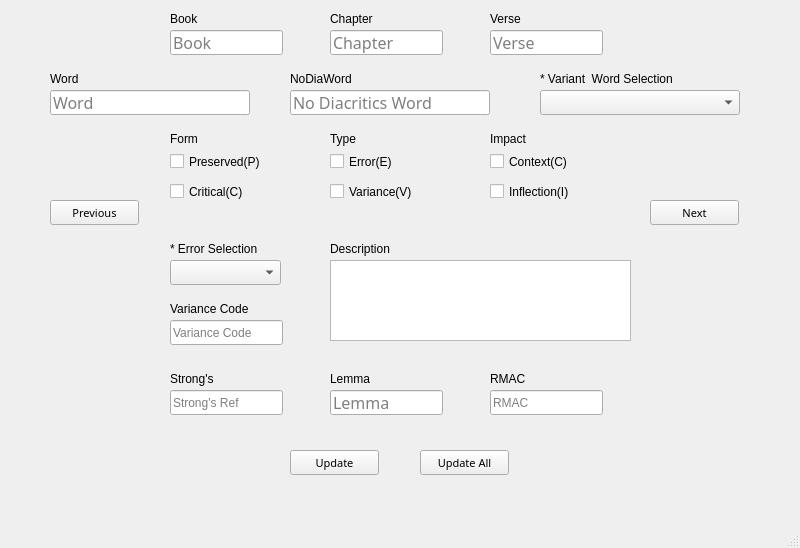
<?xml version="1.0" encoding="UTF-8"?>
<ui version="4.0">
 <class>MainWindow</class>
 <widget class="QMainWindow" name="MainWindow">
  <property name="geometry">
   <rect>
    <x>0</x>
    <y>0</y>
    <width>800</width>
    <height>548</height>
   </rect>
  </property>
  <property name="windowTitle">
   <string>Variant Resolution</string>
  </property>
  <widget class="QWidget" name="centralwidget">
   <widget class="QCheckBox" name="PreservedCkBox">
    <property name="geometry">
     <rect>
      <x>170</x>
      <y>150</y>
      <width>111</width>
      <height>23</height>
     </rect>
    </property>
    <property name="text">
     <string>Preserved(P)</string>
    </property>
   </widget>
   <widget class="QCheckBox" name="CriticalCkBox">
    <property name="geometry">
     <rect>
      <x>170</x>
      <y>180</y>
      <width>92</width>
      <height>23</height>
     </rect>
    </property>
    <property name="text">
     <string>Critical(C)</string>
    </property>
   </widget>
   <widget class="QLabel" name="FormLabel">
    <property name="geometry">
     <rect>
      <x>170</x>
      <y>130</y>
      <width>67</width>
      <height>17</height>
     </rect>
    </property>
    <property name="text">
     <string>Form</string>
    </property>
   </widget>
   <widget class="QLabel" name="TypeLabel">
    <property name="geometry">
     <rect>
      <x>330</x>
      <y>130</y>
      <width>67</width>
      <height>17</height>
     </rect>
    </property>
    <property name="text">
     <string>Type</string>
    </property>
   </widget>
   <widget class="QCheckBox" name="ErrorCkBox">
    <property name="geometry">
     <rect>
      <x>330</x>
      <y>150</y>
      <width>92</width>
      <height>23</height>
     </rect>
    </property>
    <property name="text">
     <string>Error(E)</string>
    </property>
   </widget>
   <widget class="QCheckBox" name="VarianceCkBox">
    <property name="geometry">
     <rect>
      <x>330</x>
      <y>180</y>
      <width>101</width>
      <height>23</height>
     </rect>
    </property>
    <property name="text">
     <string>Variance(V)</string>
    </property>
   </widget>
   <widget class="QLabel" name="ImpactLabel">
    <property name="geometry">
     <rect>
      <x>490</x>
      <y>130</y>
      <width>67</width>
      <height>17</height>
     </rect>
    </property>
    <property name="text">
     <string>Impact</string>
    </property>
   </widget>
   <widget class="QCheckBox" name="ContextCkBox">
    <property name="geometry">
     <rect>
      <x>490</x>
      <y>150</y>
      <width>92</width>
      <height>23</height>
     </rect>
    </property>
    <property name="text">
     <string>Context(C)</string>
    </property>
   </widget>
   <widget class="QCheckBox" name="InflectionCkBox">
    <property name="geometry">
     <rect>
      <x>490</x>
      <y>180</y>
      <width>101</width>
      <height>23</height>
     </rect>
    </property>
    <property name="text">
     <string>Inflection(I)</string>
    </property>
   </widget>
   <widget class="QLabel" name="ErrorCodeLabel">
    <property name="geometry">
     <rect>
      <x>170</x>
      <y>240</y>
      <width>111</width>
      <height>17</height>
     </rect>
    </property>
    <property name="text">
     <string>* Error Selection</string>
    </property>
   </widget>
   <widget class="QComboBox" name="ErrorCodeCombo">
    <property name="geometry">
     <rect>
      <x>170</x>
      <y>260</y>
      <width>111</width>
      <height>25</height>
     </rect>
    </property>
   </widget>
   <widget class="QTextEdit" name="DescriptionTextEdit">
    <property name="geometry">
     <rect>
      <x>330</x>
      <y>260</y>
      <width>301</width>
      <height>81</height>
     </rect>
    </property>
    <property name="placeholderText">
     <string/>
    </property>
   </widget>
   <widget class="QLabel" name="StrongsLabel">
    <property name="geometry">
     <rect>
      <x>170</x>
      <y>370</y>
      <width>67</width>
      <height>17</height>
     </rect>
    </property>
    <property name="text">
     <string>Strong's</string>
    </property>
   </widget>
   <widget class="QLabel" name="LemmaLabel">
    <property name="geometry">
     <rect>
      <x>330</x>
      <y>370</y>
      <width>67</width>
      <height>17</height>
     </rect>
    </property>
    <property name="text">
     <string>Lemma</string>
    </property>
   </widget>
   <widget class="QLabel" name="RMACLabel">
    <property name="geometry">
     <rect>
      <x>490</x>
      <y>370</y>
      <width>67</width>
      <height>17</height>
     </rect>
    </property>
    <property name="text">
     <string>RMAC</string>
    </property>
   </widget>
   <widget class="QLabel" name="VarianceCodeLabel">
    <property name="geometry">
     <rect>
      <x>170</x>
      <y>300</y>
      <width>101</width>
      <height>17</height>
     </rect>
    </property>
    <property name="text">
     <string>Variance Code</string>
    </property>
   </widget>
   <widget class="QLabel" name="DescriptionLabel">
    <property name="geometry">
     <rect>
      <x>330</x>
      <y>240</y>
      <width>81</width>
      <height>17</height>
     </rect>
    </property>
    <property name="text">
     <string>Description</string>
    </property>
   </widget>
   <widget class="QLineEdit" name="VarianceCodeLE">
    <property name="geometry">
     <rect>
      <x>170</x>
      <y>320</y>
      <width>113</width>
      <height>25</height>
     </rect>
    </property>
    <property name="readOnly">
     <bool>true</bool>
    </property>
    <property name="placeholderText">
     <string>Variance Code</string>
    </property>
   </widget>
   <widget class="QLabel" name="VarWordSelLabel">
    <property name="geometry">
     <rect>
      <x>540</x>
      <y>70</y>
      <width>181</width>
      <height>17</height>
     </rect>
    </property>
    <property name="text">
     <string>* Variant  Word Selection</string>
    </property>
   </widget>
   <widget class="QComboBox" name="VarWordSelCombo">
    <property name="geometry">
     <rect>
      <x>540</x>
      <y>90</y>
      <width>200</width>
      <height>25</height>
     </rect>
    </property>
    <property name="font">
     <font>
      <family>FROMVS</family>
      <pointsize>12</pointsize>
     </font>
    </property>
    <property name="currentText">
     <string/>
    </property>
   </widget>
   <widget class="QLineEdit" name="StrongsLE">
    <property name="geometry">
     <rect>
      <x>170</x>
      <y>390</y>
      <width>113</width>
      <height>25</height>
     </rect>
    </property>
    <property name="text">
     <string/>
    </property>
    <property name="readOnly">
     <bool>true</bool>
    </property>
    <property name="placeholderText">
     <string>Strong's Ref</string>
    </property>
   </widget>
   <widget class="QLineEdit" name="LemmaLE">
    <property name="geometry">
     <rect>
      <x>330</x>
      <y>390</y>
      <width>113</width>
      <height>25</height>
     </rect>
    </property>
    <property name="font">
     <font>
      <family>FROMVS</family>
      <pointsize>12</pointsize>
     </font>
    </property>
    <property name="readOnly">
     <bool>true</bool>
    </property>
    <property name="placeholderText">
     <string>Lemma</string>
    </property>
   </widget>
   <widget class="QLineEdit" name="RMACLE">
    <property name="geometry">
     <rect>
      <x>490</x>
      <y>390</y>
      <width>113</width>
      <height>25</height>
     </rect>
    </property>
    <property name="readOnly">
     <bool>true</bool>
    </property>
    <property name="placeholderText">
     <string>RMAC</string>
    </property>
   </widget>
   <widget class="QLineEdit" name="WordLE">
    <property name="geometry">
     <rect>
      <x>50</x>
      <y>90</y>
      <width>200</width>
      <height>25</height>
     </rect>
    </property>
    <property name="font">
     <font>
      <family>FROMVS</family>
      <pointsize>12</pointsize>
     </font>
    </property>
    <property name="readOnly">
     <bool>true</bool>
    </property>
    <property name="placeholderText">
     <string>Word</string>
    </property>
   </widget>
   <widget class="QLineEdit" name="NoDiaWordLE">
    <property name="geometry">
     <rect>
      <x>290</x>
      <y>90</y>
      <width>200</width>
      <height>25</height>
     </rect>
    </property>
    <property name="font">
     <font>
      <family>FROMVS</family>
      <pointsize>12</pointsize>
     </font>
    </property>
    <property name="readOnly">
     <bool>true</bool>
    </property>
    <property name="placeholderText">
     <string>No Diacritics Word</string>
    </property>
   </widget>
   <widget class="QLabel" name="WordLabel">
    <property name="geometry">
     <rect>
      <x>50</x>
      <y>70</y>
      <width>67</width>
      <height>17</height>
     </rect>
    </property>
    <property name="text">
     <string>Word</string>
    </property>
   </widget>
   <widget class="QLabel" name="NoDiaWordLabel">
    <property name="geometry">
     <rect>
      <x>290</x>
      <y>70</y>
      <width>81</width>
      <height>17</height>
     </rect>
    </property>
    <property name="text">
     <string>NoDiaWord</string>
    </property>
   </widget>
   <widget class="QPushButton" name="UpdateButton">
    <property name="geometry">
     <rect>
      <x>290</x>
      <y>450</y>
      <width>89</width>
      <height>25</height>
     </rect>
    </property>
    <property name="font">
     <font>
      <family>FROMVS</family>
      <pointsize>8</pointsize>
     </font>
    </property>
    <property name="text">
     <string>Update</string>
    </property>
    <property name="icon">
     <iconset theme="up"/>
    </property>
   </widget>
   <widget class="QPushButton" name="UpdateAllButton">
    <property name="geometry">
     <rect>
      <x>420</x>
      <y>450</y>
      <width>89</width>
      <height>25</height>
     </rect>
    </property>
    <property name="font">
     <font>
      <family>FROMVS</family>
      <pointsize>8</pointsize>
     </font>
    </property>
    <property name="text">
     <string>Update All</string>
    </property>
    <property name="icon">
     <iconset theme="top"/>
    </property>
   </widget>
   <widget class="QLabel" name="BookLabel">
    <property name="geometry">
     <rect>
      <x>170</x>
      <y>10</y>
      <width>67</width>
      <height>17</height>
     </rect>
    </property>
    <property name="text">
     <string>Book</string>
    </property>
   </widget>
   <widget class="QLabel" name="ChapterLabel">
    <property name="geometry">
     <rect>
      <x>330</x>
      <y>10</y>
      <width>67</width>
      <height>17</height>
     </rect>
    </property>
    <property name="text">
     <string>Chapter</string>
    </property>
   </widget>
   <widget class="QLabel" name="VerseLable">
    <property name="geometry">
     <rect>
      <x>490</x>
      <y>10</y>
      <width>67</width>
      <height>17</height>
     </rect>
    </property>
    <property name="text">
     <string>Verse</string>
    </property>
   </widget>
   <widget class="QLineEdit" name="BookLE">
    <property name="geometry">
     <rect>
      <x>170</x>
      <y>30</y>
      <width>113</width>
      <height>25</height>
     </rect>
    </property>
    <property name="font">
     <font>
      <family>FROMVS</family>
      <pointsize>12</pointsize>
     </font>
    </property>
    <property name="readOnly">
     <bool>true</bool>
    </property>
    <property name="placeholderText">
     <string>Book</string>
    </property>
   </widget>
   <widget class="QLineEdit" name="ChapterLE">
    <property name="geometry">
     <rect>
      <x>330</x>
      <y>30</y>
      <width>113</width>
      <height>25</height>
     </rect>
    </property>
    <property name="font">
     <font>
      <family>FROMVS</family>
      <pointsize>12</pointsize>
     </font>
    </property>
    <property name="readOnly">
     <bool>true</bool>
    </property>
    <property name="placeholderText">
     <string>Chapter</string>
    </property>
   </widget>
   <widget class="QLineEdit" name="VerseLE">
    <property name="geometry">
     <rect>
      <x>490</x>
      <y>30</y>
      <width>113</width>
      <height>25</height>
     </rect>
    </property>
    <property name="font">
     <font>
      <family>FROMVS</family>
      <pointsize>12</pointsize>
     </font>
    </property>
    <property name="readOnly">
     <bool>true</bool>
    </property>
    <property name="placeholderText">
     <string>Verse</string>
    </property>
   </widget>
   <widget class="QPushButton" name="PreviousButton">
    <property name="geometry">
     <rect>
      <x>50</x>
      <y>200</y>
      <width>89</width>
      <height>25</height>
     </rect>
    </property>
    <property name="font">
     <font>
      <family>FROMVS</family>
      <pointsize>8</pointsize>
     </font>
    </property>
    <property name="text">
     <string>Previous</string>
    </property>
    <property name="icon">
     <iconset theme="previous"/>
    </property>
   </widget>
   <widget class="QPushButton" name="NextButton">
    <property name="geometry">
     <rect>
      <x>650</x>
      <y>200</y>
      <width>89</width>
      <height>25</height>
     </rect>
    </property>
    <property name="font">
     <font>
      <family>FROMVS</family>
      <pointsize>8</pointsize>
     </font>
    </property>
    <property name="text">
     <string>Next</string>
    </property>
    <property name="icon">
     <iconset theme="next"/>
    </property>
   </widget>
  </widget>
  <widget class="QMenuBar" name="menubar">
   <property name="geometry">
    <rect>
     <x>0</x>
     <y>0</y>
     <width>800</width>
     <height>22</height>
    </rect>
   </property>
  </widget>
  <widget class="QStatusBar" name="statusbar"/>
 </widget>
 <resources/>
 <connections/>
</ui>
